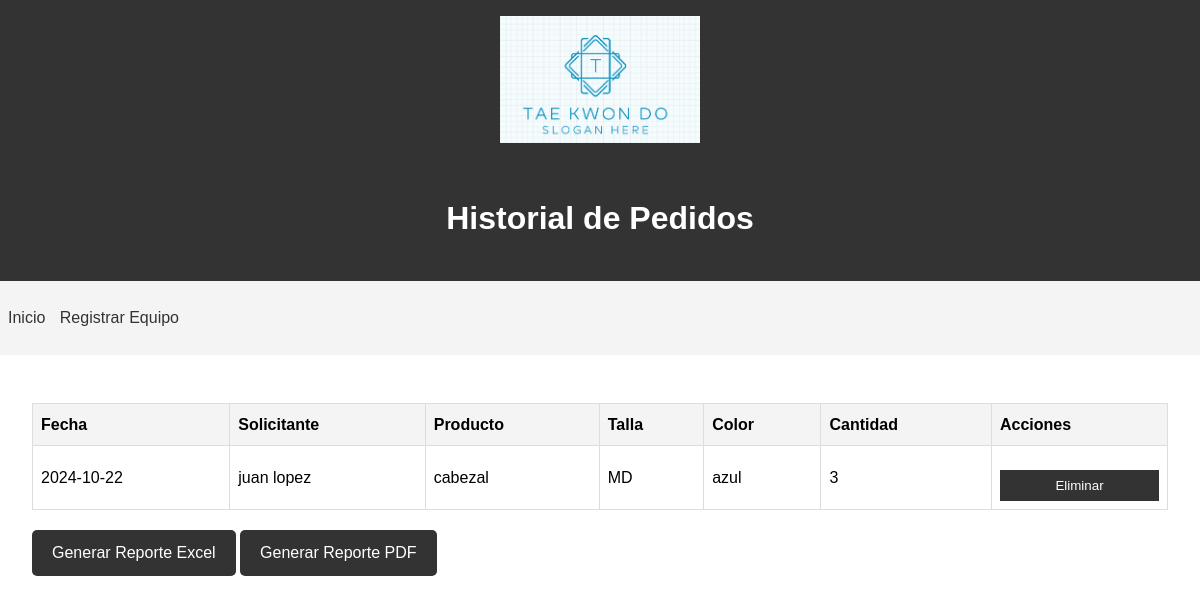
Page /pedidos on the earlier database version.
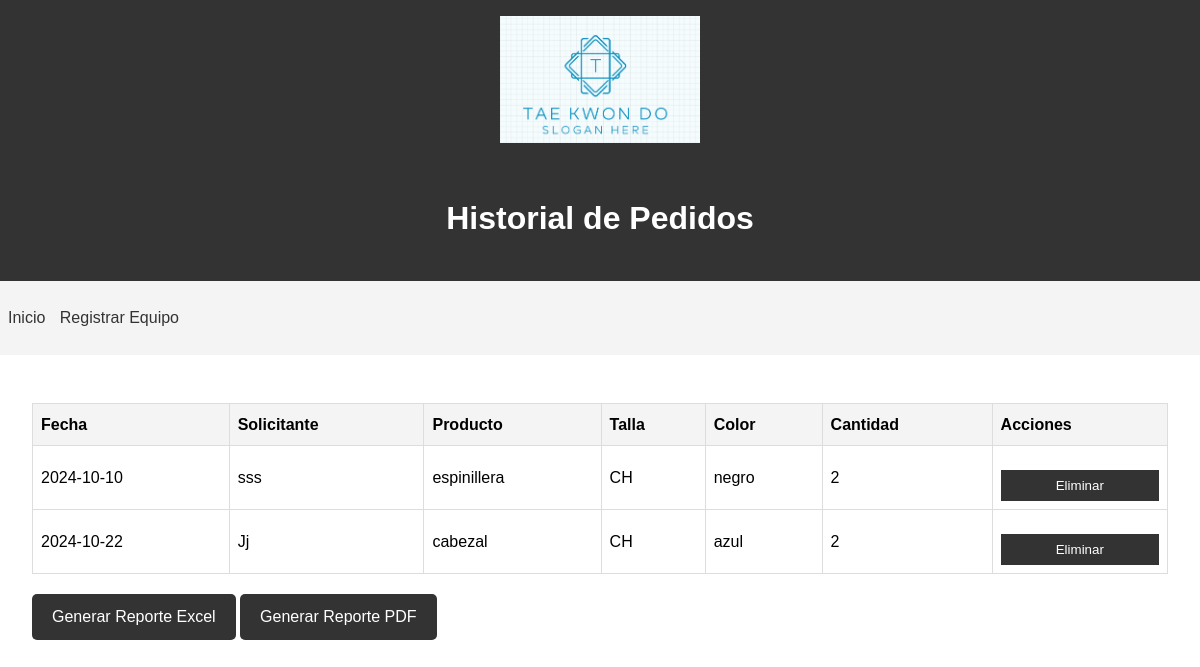
Same page on the later database version.
### app.py (models this page shows)
class Pedido(Base):
    __tablename__ = 'pedidos'
    id = Column(Integer, primary_key=True)
    fecha = Column(Date, nullable=False)
    nombre_solicitante = Column(String(100), nullable=False)
    tipo_producto = Column(String(50), nullable=False)
    talla = Column(String(10), nullable=False)
    color = Column(String(50))
    cantidad = Column(Integer, nullable=False)

### app.py (the view)
@app.route('/pedidos')
def pedidos():
    session = Session()
    try:
        pedidos = session.query(Pedido).all()
        return render_template('pedidos.html', pedidos=pedidos)
    except Exception as e:
        return f"Error: {str(e)}"
    finally:
        session.close()

### templates/pedidos.html (shortened to what this page needs)
<!DOCTYPE html>
<html lang="es">
<head>
    <link rel="stylesheet" href="{{ url_for('static', filename='css/styles.css') }}">
</head>
<body>
    <header>
        <img src="{{ url_for('static', filename='img/logo.png') }}" alt="Logo" class="logo">
        <h1>Historial de Pedidos</h1>
    </header>
    <nav>
        <ul>
            <li><a href="{{ url_for('index') }}">Inicio</a></li>
            <li><a href="{{ url_for('registro_equipo') }}">Registrar Equipo</a></li>
        </ul>
    </nav>
    <main>
        <table id="tabla-pedidos">
            <thead>
                <tr>
                    <th>Fecha</th>
                    <th>Solicitante</th>
                    <th>Producto</th>
                    <th>Talla</th>
                    <th>Color</th>
                    <th>Cantidad</th>
                    <th>Acciones</th>
                </tr>
            </thead>
            <tbody>
                {% for pedido in pedidos %}
                <tr>
                    <td>{{ pedido.fecha.strftime('%Y-%m-%d') }}</td>
                    <td>{{ pedido.nombre_solicitante }}</td>
                    <td>{{ pedido.tipo_producto }}</td>
                    <td>{{ pedido.talla }}</td>
                    <td>{{ pedido.color or 'N/A' }}</td>
                    <td>{{ pedido.cantidad }}</td>
                    <td>
                        <button class="eliminar-pedido" data-id="{{ pedido.id }}">Eliminar</button>
                    </td>
                </tr>
                {% endfor %}
            </tbody>
        </table>
        <a href="{{ url_for('generar_reporte_pedidos_excel') }}" class="button">Generar Reporte Excel</a>
        <a href="{{ url_for('generar_reporte_pedidos_pdf') }}" class="button">Generar Reporte PDF</a>
    </main>
</body>
</html>

### static/css/styles.css (style rules this page uses)
body { font-family: Arial, sans-serif; line-height: 1.6; margin: 0; padding: 0; }
header { background-color: #333; color: #fff; text-align: center; padding: 1rem; }
.logo { max-width: 100%; height: auto; object-fit: cover; object-position: bottom; }
nav { background-color: #f4f4f4; padding: 0.5rem; }
nav ul { list-style-type: none; padding: 0; }
nav ul li { display: inline; margin-right: 10px; }
nav ul li a { text-decoration: none; color: #333; }
main { padding: 2rem; }
button { display: block; width: 100%; padding: 0.5rem; background-color: #333; color: #fff; border: none; cursor: pointer; margin-top: 1rem; }
table { width: 100%; border-collapse: collapse; margin-top: 1rem; }
th, td { border: 1px solid #ddd; padding: 0.5rem; text-align: left; }
th { background-color: #f4f4f4; }
.button { display: inline-block; padding: 0.5rem 1rem; background-color: #333; color: #fff; text-decoration: none; margin-top: 1rem; }
.logo { max-width: 200px; margin-bottom: 20px; }
.button { display: inline-block; padding: 10px 20px; margin-top: 20px; background-color: #333; color: white; text-decoration: none; border-radius: 5px; }

Differences in the rows shown:
removed Pedido: fecha "2024-10-22", nombre_solicitante "juan lopez", tipo_producto "cabezal", talla "MD", color "azul", cantidad "3"
added Pedido: fecha "2024-10-10", nombre_solicitante "sss", tipo_producto "espinillera", talla "CH", color "negro", cantidad "2"
added Pedido: fecha "2024-10-22", nombre_solicitante "Jj", tipo_producto "cabezal", talla "CH", color "azul", cantidad "2"
